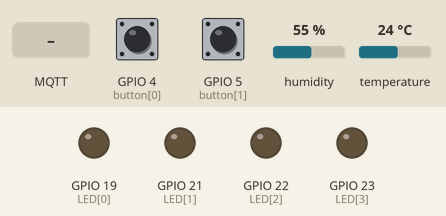
Recording of a sketch running on a simulated ESP32. Shown: output pins drawn as LEDs (lit = HIGH). The test bench sets the inputs (shaded band); at power-on: GPIO 4 (button[0]) HIGH, GPIO 5 (button[1]) HIGH, humidity 55 %, temperature 24 °C. WiFi joins after 1.5 s; servers stay silent unless stated; random numbers use the default seed unless the sketch sets one; no MQTT or app messages arrive unless stated; what the sketch prints to the serial monitor is not drawn.

Above: at 2.7 s.
2.8 s: MQTT message "ON" arrives on the first subscribed topic
At 7.4 s:
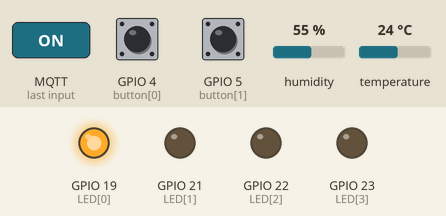
8.0 s: MQTT message "ON" arrives on the second subscribed topic
At 12.7 s:
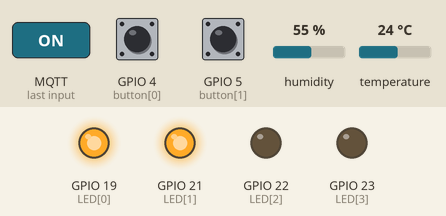
13.0 s: MQTT message "OFF" arrives on the first subscribed topic
At 17.1 s:
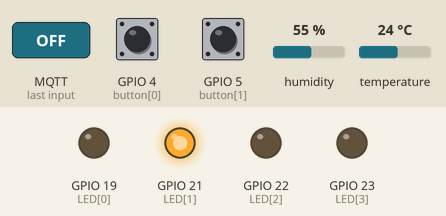
18.0 s: MQTT message "ON" arrives on the third subscribed topic
At 22.6 s:
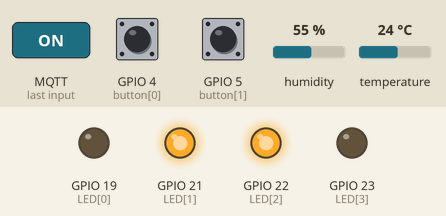
23.1 s: MQTT message "OFF" arrives on the second subscribed topic
At 28.1 s:
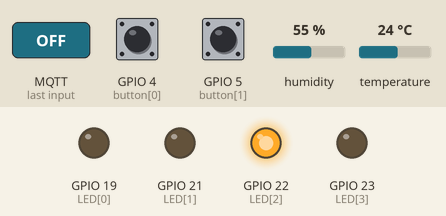
Timing chart, 0 to 29.6 s (numbered marks = the images above; inputs shaded):
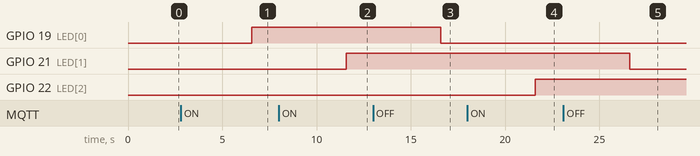

The sketch:

M2-Q103-Pub-Sub-Data-from-SHTC3-4-LED-2-Switch.ino
```cpp
#include <WiFi.h>
#include <PubSubClient.h>
#include <Wire.h>
#include "SHTC3.h"
#define WIFI_NAME "your-wifi-name"
#define WIFI_PASS "your-wifi-pass"
#define MQTT_SERVER "mqtt.eclipseprojects.io"
#define MQTT_PORT 1883
#define TOPIC1 "LED1_SxWlBVzDd2ufJxmIWngGzwl9MSD"
#define TOPIC2 "LED2_os28V4zQSGQOAdRTIwQJdWna2Ws"
#define TOPIC3 "LED3_IgoItb5llzdm3SQ9T2a2Vim4xHq"
#define TOPIC4 "LED4_JO4ZcZCQL0rBTsPFEosIWtQ2LrA"
#define TOPIC5 "Temp_CPQUl7Vv8AzQ0QaX1AopwhgZJMe"
#define TOPIC6 "Humid_ORic62VRNxGbKOmzgDVAICl0S5q"
#define TOPIC7 "Alarm1_AzBAF6LbSmcrUExityukWg6MEHe"
#define TOPIC8 "Alarm2_QMGLPksPUMerF7E8neUVKxIrng3"

byte LED[] = {19, 21, 22, 23};
byte button[] = {4, 5};

SHTC3 sht(Wire);
WiFiClient espClient;
PubSubClient client(espClient);

void setup() {
  Serial.begin(115200);
  Wire.begin(15, 18);
  for(int i = 0 ; i < 4 ; i++) {
    if(i < 2) pinMode(button[i], INPUT_PULLUP);
    pinMode(LED[i], OUTPUT);
  }
  WiFi.begin(WIFI_NAME, WIFI_PASS);
  while(WiFi.status() != WL_CONNECTED) {
    delay(500);
    Serial.print(".");
  }
  randomSeed(micros());
  Serial.println("\nWiFi Connected");
  Serial.print("IP Address: ");
  Serial.println(WiFi.localIP());
  client.setServer(MQTT_SERVER, MQTT_PORT);
  client.setCallback(controlLED);
  xTaskCreatePinnedToCore(
    alarm,    // Task function
    "alarm",  // name of task
    1000,     // Stack size of task
    NULL,     // parameter of task
    1,        // priority od the task
    NULL,     // Task handle to keep track of created task
    1         // pin task to core 1
  );
}

void reconnect() {
  while(!client.connected()) {
    Serial.print("Attempting MQTT connection...");
    String clientID = "ESP32 Clinet-";
    clientID += String(random(0xffff), HEX);

    if(client.connect(clientID.c_str())) {
      Serial.println("connected");
      client.subscribe(TOPIC1);
      client.subscribe(TOPIC2);
      client.subscribe(TOPIC3);
      client.subscribe(TOPIC4);
    }
    else {
      Serial.print("\nfailed, rc=");
      Serial.print(client.state());
      Serial.println("\ntry again in 5 seconds");
      delay(5000);
    }
  }
}

void alarm(void *pvParameterrs) {
  while(true) {
    if(digitalRead(button[0]) == LOW) {
      vTaskDelay(20/portTICK_PERIOD_MS);
      client.publish(TOPIC7, "Overheat Alarm");
      Serial.println("Alarm: Overheat Alarm");
      while(digitalRead(button[0]) == LOW) vTaskDelay(20/portTICK_PERIOD_MS);
    }
    if(digitalRead(button[1]) == LOW) {
      vTaskDelay(20/portTICK_PERIOD_MS);
      client.publish(TOPIC8, "Intruders Alarm");
      Serial.println("Alarm: Intruders Alarm");
      while(digitalRead(button[1]) == LOW) vTaskDelay(20/portTICK_PERIOD_MS);
    }
  }
}

void controlLED(char *topic, byte *payload, unsigned int length) {
  char localPayload[length + 1];
  Serial.println("Message arrived ["+String(topic)+"]");
  Serial.print("-> ");
  for(int i = 0 ; i < length ; i++) {
    localPayload[i] = (char)payload[i];
    localPayload[i+1]  = '\0';
    Serial.print(localPayload[i]);
  }
  Serial.println();

  if(String(topic) == String(TOPIC1)) {
    if(String(localPayload) == "ON") digitalWrite(LED[0], HIGH);
    if(String(localPayload) == "OFF") digitalWrite(LED[0], LOW);
  }
  if(String(topic) == String(TOPIC2)) {
    if(String(localPayload) == "ON") digitalWrite(LED[1], HIGH);
    if(String(localPayload) == "OFF") digitalWrite(LED[1], LOW);
  }
  if(String(topic) == String(TOPIC3)) {
    if(String(localPayload) == "ON") digitalWrite(LED[2], HIGH);
    if(String(localPayload) == "OFF") digitalWrite(LED[2], LOW);
  }
  if(String(topic) == String(TOPIC4)) {
    if(String(localPayload) == "ON") digitalWrite(LED[3], HIGH);
    if(String(localPayload) == "OFF") digitalWrite(LED[3], LOW);
  }
}

void loop() {
  if(!client.connected()) reconnect();
  client.loop();
  sht.begin();
  sht.sample();
  float t = sht.readTempC();
  float h = sht.readHumidity();
  if(t >= -40 && t <= 125) {
    client.publish(TOPIC5, String(t).c_str());
    client.publish(TOPIC6, String(h).c_str());
    Serial.println("temperature: " + String(t) + ", humidity: " + String(h));
  }
  delay(5000);
}
```

Measured:
- after the input at 2.8 s, GPIO 19 (LED[0]): LOW → HIGH after 3.8 s
- after the input at 8.0 s, GPIO 21 (LED[1]): LOW → HIGH after 3.6 s
- after the input at 13.0 s, GPIO 19 (LED[0]): HIGH → LOW after 3.6 s
- after the input at 18.0 s, GPIO 22 (LED[2]): LOW → HIGH after 3.6 s
- after the input at 23.1 s, GPIO 21 (LED[1]): HIGH → LOW after 3.5 s
